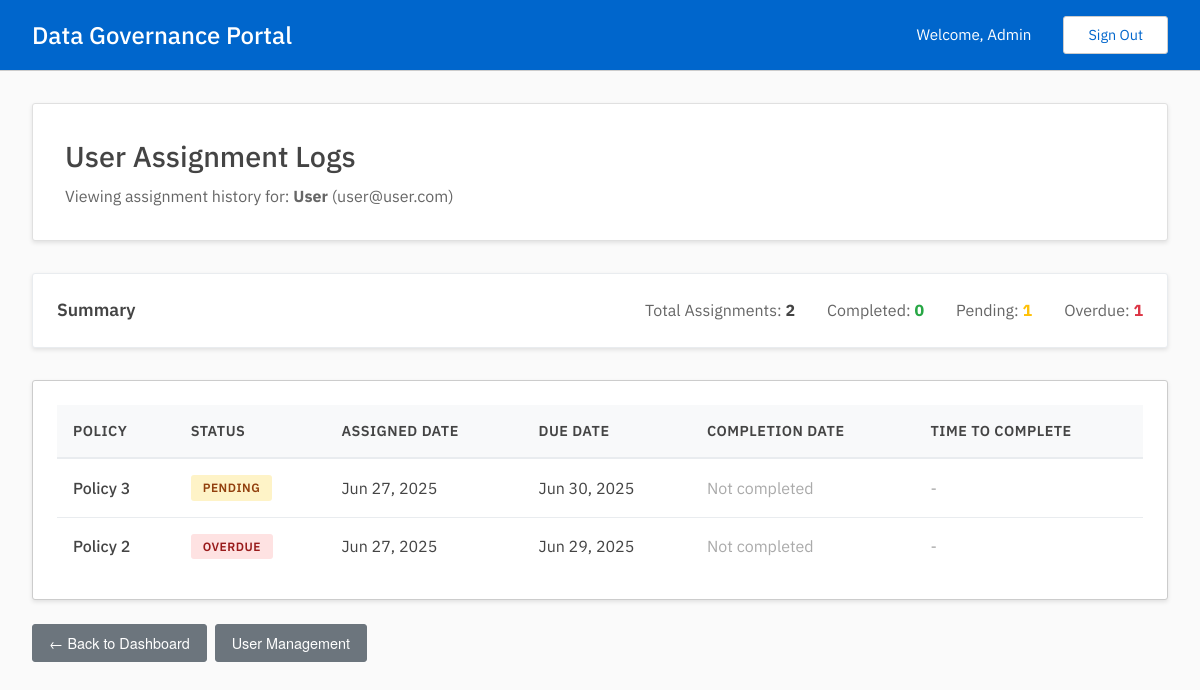
Before: /admin/user/e1ea8f91-9cda-4ded-8552-4da0c3cb58d6/logs (signed in) with the older database file.
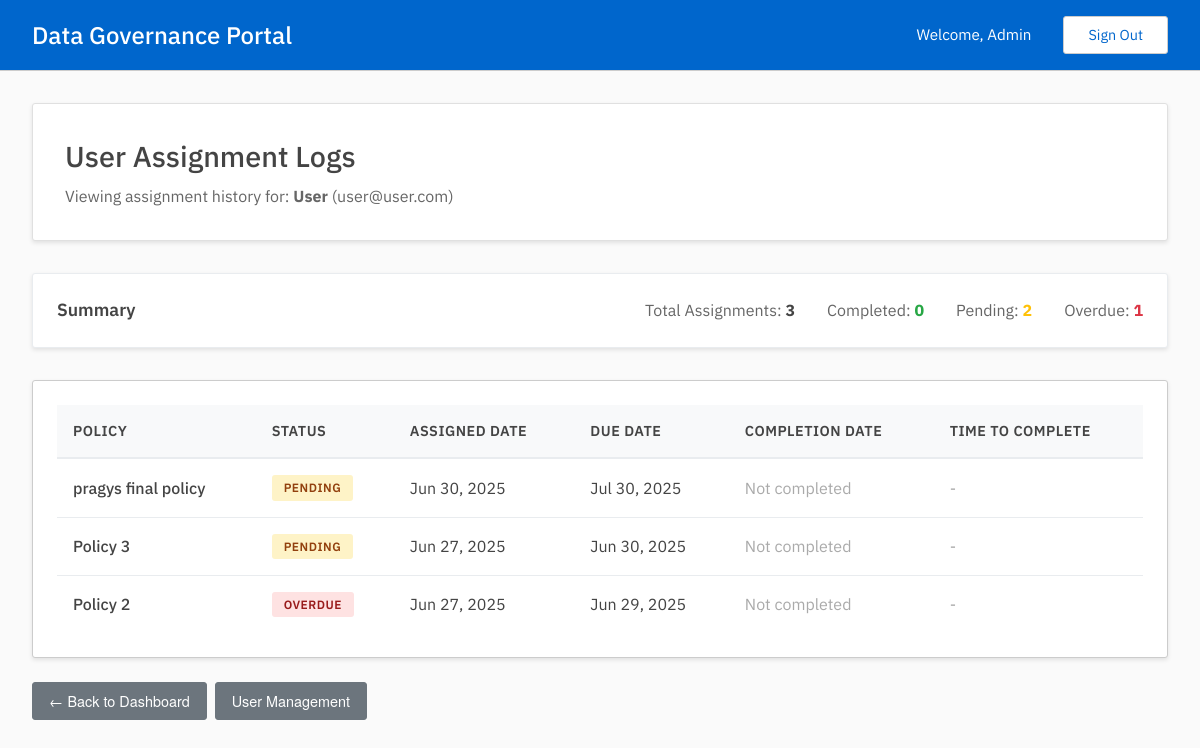
After: the same page with the newer database file.
### tables this page shows
CREATE TABLE assignments(
        uuid TEXT UNIQUE NOT NULL PRIMARY KEY,
        user TEXT NOT NULL,
        policy TEXT NOT NULL,
        assigned_at INTEGER,
        timeframe_seconds INTEGER,
        completed_at INTEGER,
        FOREIGN KEY (user) REFERENCES users(uuid) ON DELETE CASCADE ON UPDATE CASCADE,
        FOREIGN KEY (policy) REFERENCES policies(uuid) ON DELETE CASCADE ON UPDATE CASCADE
        );

CREATE TABLE policies(
        uuid TEXT UNIQUE NOT NULL PRIMARY KEY,
        name TEXT UNIQUE NOT NULL,
        description TEXT,
        pdf_link TEXT
        );

### admin.py (the view)
@admin.route('/user/<user_uuid>/logs', methods=['GET'])
@admin_required
def view_user_logs(user_uuid):
    user_result = read_get_user(uuid=user_uuid)
    if user_result['status'] != '200':
        flash('User not found.', 'error')
        return redirect(url_for('admin.dashboard'))
    logs_result = get_user_assignment_logs(user_uuid)
    logs = logs_result['data'] if logs_result['status'] == '200' else []
    return render_template('admin/user_logs.html',
                         user_info=user_result['data'],
                         logs=logs)

### app.py (called while the page is built)
@app.template_filter('timestamp_to_date')
def timestamp_to_date(timestamp):
    if timestamp:
        try:
            dt = datetime.fromtimestamp(timestamp)
            return dt.strftime('%b %d, %Y')
        except (ValueError, TypeError):
            return 'Invalid Date'
    return 'N/A'

### auth.py (called while the page is built)
def admin_required(f):
    @wraps(f)
    def wrap(*args, **kwargs):
        if session['user']['is_admin']:
            return f(*args, **kwargs)
        else:
            print("403: User is not an admin.")
            return redirect(url_for('user.dashboard'))
    return wrap

### db.py (called while the page is built)
def get_conn_curs():
    conn = sqlite3.connect(DATABASE)
    conn.row_factory = sqlite3.Row
    curs = conn.cursor()
    curs.execute("PRAGMA foreign_keys = ON")
    return conn, curs

def commit_close(conn, curs):
    conn.commit()
    curs.close()
    conn.close()

### utils.py (called while the page is built)
def generate_timestamp():
    return int(time.time())

### templates/admin/user_logs.html (shortened to what this page needs)
{% extends "base.html" %}
{% block content %}
<div class="dashboard-header">
    <h2>User Assignment Logs</h2>
    <p>Viewing assignment history for: <strong>{{ user_info['name'] }}</strong> ({{ user_info['email'] }})</p>
</div>
<div class="quick-actions">
    <h3 class="quick-actions-title">Summary</h3>
    <div style="display: flex; gap: 2rem; flex-wrap: wrap;">
        <div>
            <span style="color: #666;">Total Assignments:</span>
            <strong>{{ logs|length }}</strong>
        </div>
        <div>
            <span style="color: #666;">Completed:</span>
            <strong style="color: #28a745;">{{ logs|selectattr('status', 'equalto', 'completed')|list|length }}</strong>
        </div>
        <div>
            <span style="color: #666;">Pending:</span>
            <strong style="color: #ffc107;">{{ logs|selectattr('status', 'equalto', 'pending')|list|length }}</strong>
        </div>
        <div>
            <span style="color: #666;">Overdue:</span>
            <strong style="color: #dc3545;">{{ logs|selectattr('status', 'equalto', 'overdue')|list|length }}</strong>
        </div>
    </div>
</div>
<div class="table-container">
    {% if logs %}
    <table class="data-table">
        <thead>
            <tr>
                <th>Policy</th>
                <th>Status</th>
                <th>Assigned Date</th>
                <th>Due Date</th>
                <th>Completion Date</th>
                <th>Time to Complete</th>
            </tr>
        </thead>
        <tbody>
            {% for log in logs %}
            <tr>
                <td>
                    <div style="font-weight: 500;">{{ log["policy_name"] }}</div>
                </td>
                <td>
                    {% if log["status"] == "completed" %}
                        <span class="status-badge status-completed">Completed</span>
                    {% elif log["status"] == "overdue" %}
                        <span class="status-badge status-overdue">Overdue</span>
                    {% else %}
                        <span class="status-badge status-pending">Pending</span>
                    {% endif %}
                </td>
                <td>{{ log["assigned_at"] | timestamp_to_date }}</td>
                <td>{{ log["due_date"] | timestamp_to_date }}</td>
                <td>
                    {% if log["completed_at"] %}
                        {{ log["completed_at"] | timestamp_to_date }}
                    {% else %}
                        <span style="color: #aaa;">Not completed</span>
                    {% endif %}
                </td>
                <td>
                    {% if log["completed_at"] %}
                        {% set days_to_complete = ((log["completed_at"] - log["assigned_at"]) / 86400) | round | int %}
                        {{ days_to_complete }} day{{ 's' if days_to_complete != 1 else '' }}
                    {% else %}
                        <span style="color: #aaa;">-</span>
                    {% endif %}
                </td>
            </tr>
            {% endfor %}
        </tbody>
    </table>
    {% else %}
    <div class="empty-state">
        <div class="empty-state-icon">📋</div>
        <p class="empty-state-text">No assignment history found for this user.</p>
    </div>
    {% endif %}
</div>
<div class="action-buttons mt-3">
    <a href="{{ url_for('admin.dashboard') }}" class="btn btn-secondary">
        ← Back to Dashboard
    </a>
    <a href="{{ url_for('admin.manage_users') }}" class="btn btn-secondary">
        User Management
    </a>
</div>
{% endblock %}

Changed rows visible on the page:
added assignments: policy_name "pragys final policy", shows "PENDING", assigned_at "Jun 30, 2025", due_date "Jul 30, 2025"
Other visible differences:
{{ logs|length }}: "2" → "3"
{{ logs|selectattr('status', 'equalto', 'pending')|list|length }}: "1" → "2"
